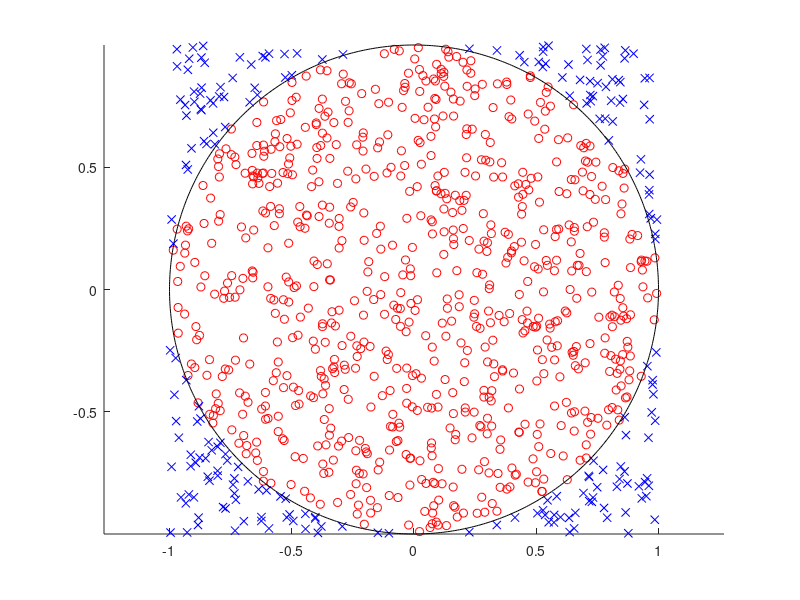

MATLAB code for this plot:
radij = 1; % Radij kroga
stevilo_tock = 1000; % Število naključnih točk

% Generiranje naključnih točk znotraj kvadrata
x_kvadrat = 2 * radij * (rand(1, stevilo_tock) - 0.5);
y_kvadrat = 2 * radij * (rand(1, stevilo_tock) - 0.5);

% Preverjanje, ali so točke znotraj kroga
razdalja_kvadrat = x_kvadrat.^2 + y_kvadrat.^2;

% Izračun približne vrednosti π
priblizna_pi = 4 * sum(razdalja_kvadrat <= radij^2) / stevilo_tock;

% Povprečje približka za π
povprecje_pi = mean(priblizna_pi);

% Narišemo točke znotraj kroga v rdeči barvi z oznako "o"
scatter(x_kvadrat(razdalja_kvadrat <= radij^2), y_kvadrat(razdalja_kvadrat <= radij^2), 'r', 'o');

% Narišemo točke zunaj kroga v modri barvi z oznako "x"
hold on;
scatter(x_kvadrat(razdalja_kvadrat > radij^2), y_kvadrat(razdalja_kvadrat > radij^2), 'b', 'x');

% Narišemo krog
theta = 0:0.01:2*pi;
kroznica_x = radij * cos(theta);
kroznica_y = radij * sin(theta);
plot(kroznica_x, kroznica_y, 'k');

% Nastavitve grafa
axis equal; % Ohranimo razmerje enakih razdalj na obeh oseh
% Odstranimo ime grafa (naslov)
title('');


% Izpišemo povprečje približka za π
disp(['Povprečna vrednost π: ' num2str(povprecje_pi)]);
fprintf('Napaka: %f\n', abs(priblizna_pi-pi));